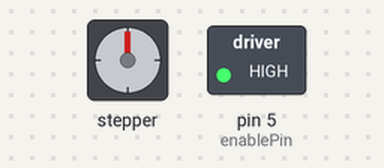
Simulated run of this sketch. Board: Arduino Uno, built with avr-gcc and run on an emulated ATmega328P. On the bench: stepper motor, switched loads named in the sketch (green lamp = pin HIGH). Wiring (inferred from the names in the program): stepper motor (200 steps per turn assumed): coils pin 7, pin 9, pin 8, pin 10. Pins used as bus, display or sensor lines are not drawn.

Above: at 0.05 s.
At 0.8 s:
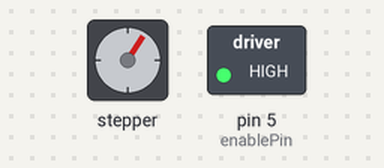
At 1.65 s:
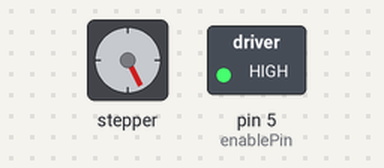
At 3.3 s:
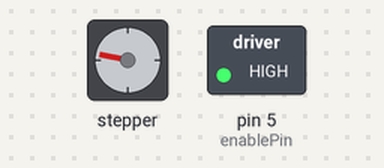
Timing chart, 0 to 5.6 s (numbered marks = the images above):
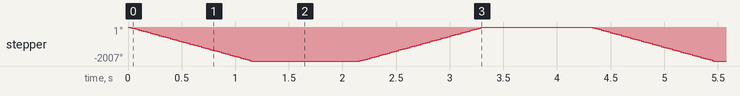

The sketch:

stepper_bipolar.pde
```cpp
/* Stepper Bipolar Advanced
 * ------------------------
 *
 * Program to drive a stepper motor coming from a 5'25 disk drive
 * according to the documentation I found, this stepper: "[...] motor
 * made by Copal Electronics, with 1.8 degrees per step and 96 ohms
 * per winding, with center taps brought out to separate leads [...]"
 * [http://www.cs.uiowa.edu/~jones/step/example.html]
 *
 * It is a bipolar stepper motor with 5 wires:
 *
 * - red: power connector, I have it at 5V and works fine
 * - orange and black: coil 1
 * - brown and yellow: coil 2
 *
 * (cleft) 2005 DojoDave for K3
 * http://www.0j0.org | http://arduino.berlios.de
 *
 * @author: David Cuartielles
 * @date: 20 Oct. 2005
 */

int motorPins[] = {7, 9, 8, 10};
int count = 0;
int count2 = 0;
int count3 = 0;
int delayTime = 1;
int val = 0;

int enablePin = 5;


void setup()

{
  pinMode(enablePin, OUTPUT);
  digitalWrite(enablePin, HIGH);

  for (count = 0; count < 4; count++) {
    pinMode(motorPins[count], OUTPUT);
  }
}

void moveForward() {
  if ((count2 == 0) || (count2 == 1)) {
    count2 = 16;
  }
  count2>>=1;
  for (count = 3; count >= 0; count--) {
    digitalWrite(motorPins[count], count2>>count&0x01);
  }
  delay(delayTime);
}

void moveBackward() {
  if ((count2 == 0) || (count2 == 1)) {
    count2 = 16;
  }
  count2>>=1;
  for (count = 3; count >= 0; count--) {
    digitalWrite(motorPins[3 - count], count2>>count&0x01);
  }
  delay(delayTime);
}


void loop() {

  for (count3 = 0; count3 < 1116; count3++) {

    moveForward();
   }

      delay(1000);

     for (count3 = 0; count3 < 1116; count3++) {

       moveBackward();
   }
     delay(1000);

  }
```

Measured:
- by itself, stepper: turns 2007° counter-clockwise in 1.1 s, then 2007° clockwise in 1.2 s, repeating every 4.3 s
